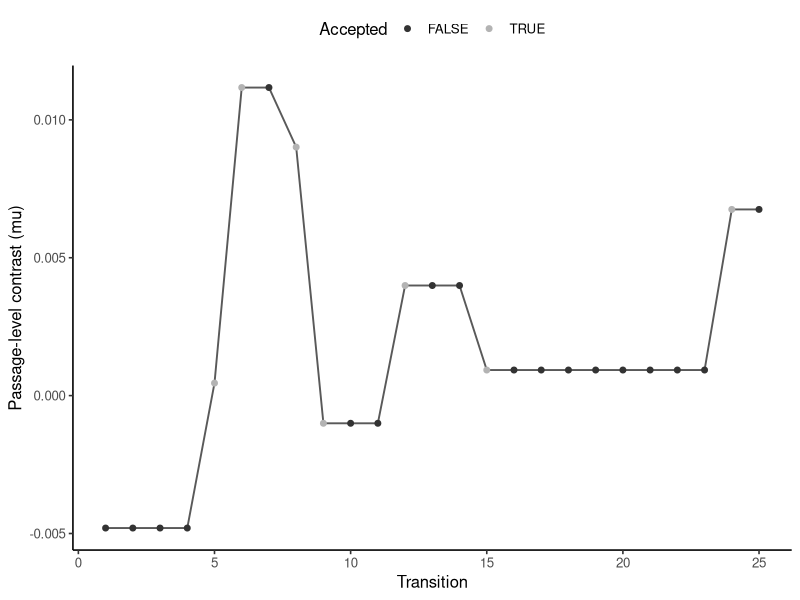

Write R code to recreate this figure.
## ---- chunk 1
#| label: first-provo-markov-transitions
#| code-fold: true
library(ggplot2)

provo <- read.csv("data/provo/passage-summaries.csv", stringsAsFactors = FALSE)
y <- provo$noun_minus_verb_log_ffd
nu <- 4
prior_scale <- 2 * sd(y)
log_sum_exp <- function(x) { m <- max(x); m + log(sum(exp(x - m))) }
log_target <- function(parameter_pair) {
  mu <- parameter_pair[1]; sigma <- exp(parameter_pair[2])
  sum(dt((y - mu) / sigma, df = nu, log = TRUE) - log(sigma)) +
    dnorm(mu, 0, prior_scale, log = TRUE) +
    log(2) + dnorm(sigma, 0, prior_scale, log = TRUE) + parameter_pair[2]
}
mode_fit <- optim(c(median(y), log(mad(y))),
                  function(parameter_pair) -log_target(parameter_pair), method = "BFGS",
                  hessian = TRUE,
                  control = list(reltol = 1e-12, maxit = 1000L))
local_sd <- sqrt(diag(solve(mode_fit$hessian)))
grid <- expand.grid(
  mu = seq(mode_fit$par[1] - 7 * local_sd[1],
           mode_fit$par[1] + 7 * local_sd[1], length.out = 321L),
  log_sigma = seq(mode_fit$par[2] - 7 * local_sd[2],
                  mode_fit$par[2] + 7 * local_sd[2], length.out = 321L)
)
grid$log_kernel <- apply(grid, 1, log_target)
grid$weight <- exp(grid$log_kernel - log_sum_exp(grid$log_kernel))
grid_values <- as.matrix(grid[, c("mu", "log_sigma")])
grid_mean <- colSums(grid_values * grid$weight)
centered <- sweep(grid_values, 2, grid_mean, "-")
grid_covariance <- crossprod(centered * sqrt(grid$weight))
proposal_cholesky <- chol((2.38^2 / 2) * grid_covariance)
posterior_cholesky <- t(chol(grid_covariance))
current <- grid_mean + drop(posterior_cholesky %*% c(-2, -1))
current_log_target <- log_target(current)

set.seed(2026101804)
transitions <- vector("list", 25L)
for (iteration in seq_len(25L)) {
  proposal <- current + drop(rnorm(2) %*% proposal_cholesky)
  log_ratio <- log_target(proposal) - current_log_target
  accepted <- log(runif(1)) < min(0, log_ratio)
  previous <- current
  if (accepted) {
    current <- proposal
    current_log_target <- log_target(current)
  }
  transitions[[iteration]] <- data.frame(
    iteration, previous_mu = previous[1], proposed_mu = proposal[1],
    mu = current[1], sigma = exp(current[2]), accepted
  )
}
transitions <- do.call(rbind, transitions)

stopifnot(length(y) == 55L, abs(sum(grid$weight) - 1) < 1e-12)
head(transitions, 10)
## ---- chunk 2
#| label: plot-first-provo-markov-transitions
#| fig-cap: "The first 25 states of one passage-level Student-t model random-walk chain. Horizontal segments arise when a proposal is rejected and the current state is retained."
ggplot(transitions, aes(iteration, mu)) +
  geom_line(color = "grey35", linewidth = .65) +
  geom_point(aes(color = accepted), size = 1.7) +
  scale_color_grey(start = .2, end = .7) +
  labs(x = "Transition", y = "Passage-level contrast (mu)", color = "Accepted") +
  theme_classic(base_size = 12) +
  theme(legend.position = "top")
